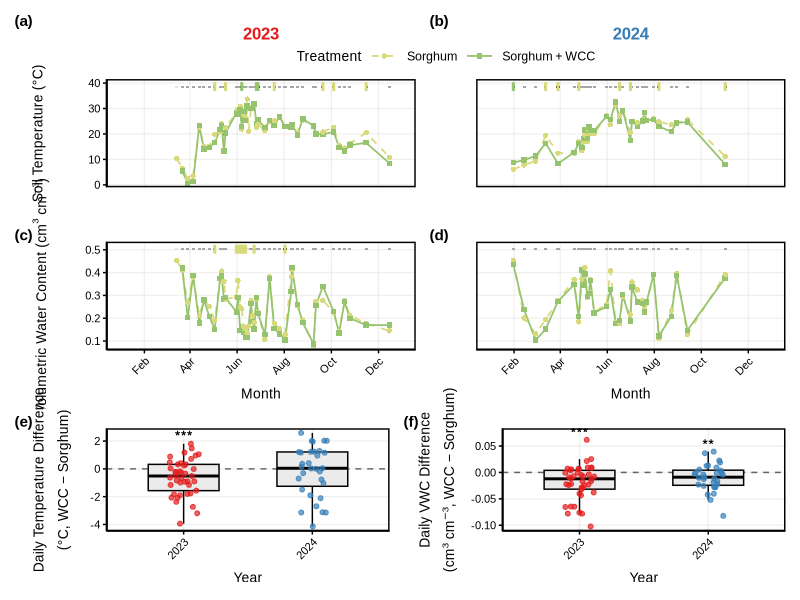
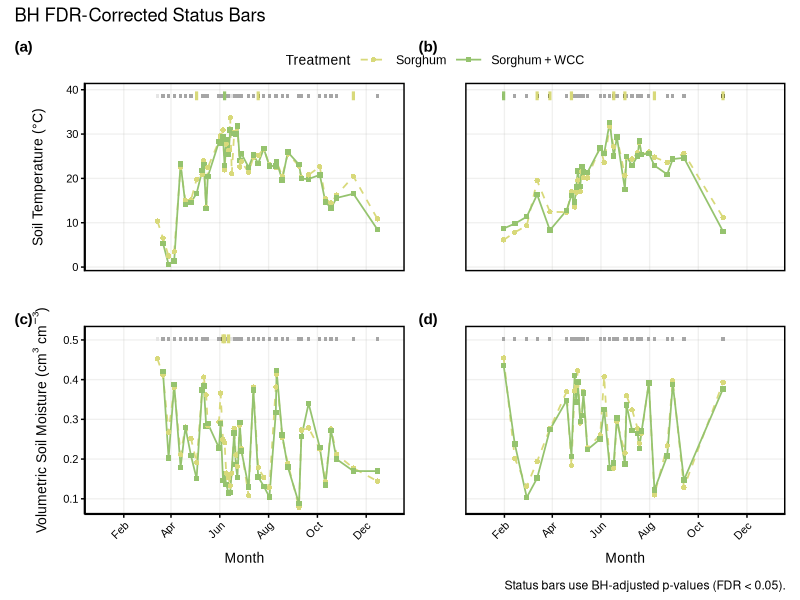
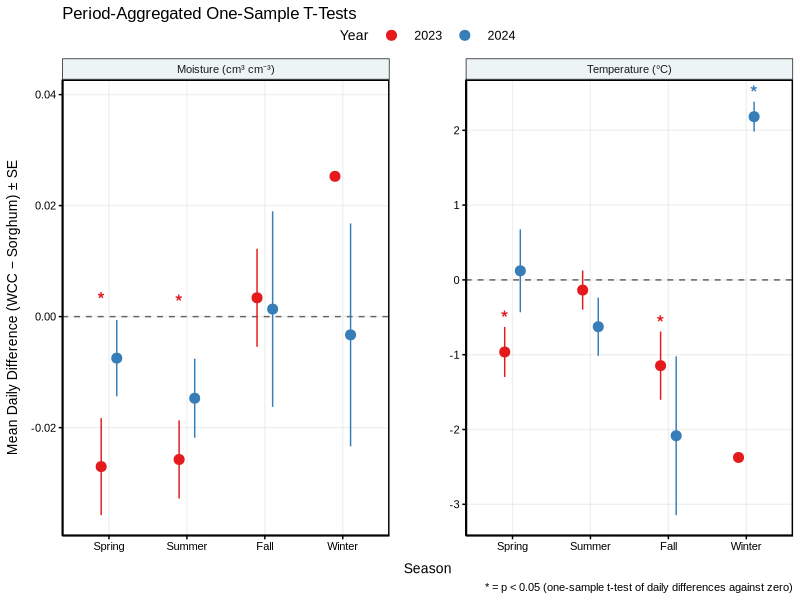
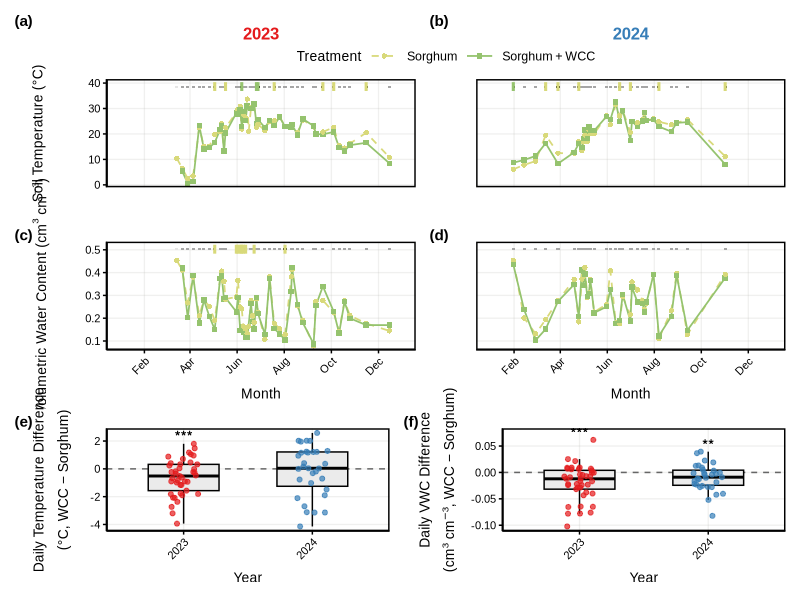

Write the R code that produced these figures, in order.
## ---- chunk 1
#| message: false
#| warning: false

library(tidyverse)
library(patchwork)
library(lubridate)

# ── Publication theme ──────────────────────────────────────────────────────
theme_publication <- function(base_size = 12) {
  theme_minimal(base_size = base_size, base_family = "Arial") +
    theme(
      panel.background   = element_rect(fill = "#ffffffff", color = NA),
      plot.background    = element_rect(fill = "#ffffffff", color = NA),
      strip.background   = element_rect(fill = alpha("#A5CAD2", 0.2)),
      panel.grid.major   = element_line(color = alpha("#B7B5B3", 0.2)),
      panel.grid.minor   = element_blank(),
      panel.spacing      = unit(3, "lines"),
      panel.border       = element_rect(color = "black", fill = NA, linewidth = 1),
      text               = element_text(color = "#000000ff"),
      axis.text          = element_text(color = "#000000ff", size = base_size * 0.8),
      axis.title         = element_text(size = base_size),
      axis.title.x       = element_text(margin = margin(t = 8)),
      axis.title.y       = element_text(margin = margin(r = 8)),
      axis.text.x        = element_text(angle = 45, hjust = 1, vjust = 1),
      axis.line          = element_line(color = "black", linewidth = 0.5),
      axis.ticks         = element_line(color = "black", linewidth = 0.5),
      legend.position    = "top",
      legend.justification = "center",
      legend.direction   = "horizontal",
      legend.box         = "horizontal",
      legend.margin      = margin(b = 1, unit = "pt"),
      legend.box.margin  = margin(b = 1, unit = "pt"),
      legend.text        = element_text(size = base_size * 0.9),
      legend.title       = element_text(size = base_size),
      legend.key.width   = unit(0.8, "cm"),
      legend.key.height  = unit(0.3, "cm")
    )
}

treatment_colors <- c(
  "Sorghum" = "#D8D97AFF",
  "Sorghum + WCC" = "#95C36EFF"
)
## ---- chunk 2
flux_data <- read_csv("data/cleaned_flux_data.csv", show_col_types = FALSE) |>
  mutate(date = as.Date(date), year = year(date))

raw_soil <- flux_data |>
  filter(treatment %in% c("Sorghum", "Sorghum + Rye")) |>
  mutate(
    Treatment = if_else(treatment == "Sorghum + Rye", "Sorghum + WCC", treatment),
    Treatment = factor(Treatment, levels = c("Sorghum", "Sorghum + WCC"))
  )
## ---- chunk 3
# Daily treatment means for time-series and difference panels
moist_temp <- raw_soil |>
  summarise(
    mean_soil_moisture = mean(swc_2_mean, na.rm = TRUE),
    mean_soil_temp     = mean(ts_2_mean, na.rm = TRUE),
    .by = c(Treatment, year, date)
  )

daily_diff <- moist_temp |>
  mutate(trt_key = if_else(Treatment == "Sorghum + WCC", "WCC", "Sorghum")) |>
  select(year, date, trt_key, mean_soil_temp, mean_soil_moisture) |>
  pivot_wider(names_from = trt_key, values_from = c(mean_soil_temp, mean_soil_moisture)) |>
  mutate(
    temp_diff  = mean_soil_temp_WCC  - mean_soil_temp_Sorghum,
    moist_diff = mean_soil_moisture_WCC - mean_soil_moisture_Sorghum
  )
## ---- chunk 4
# Per-date significance bars (t-test, p < 0.05)
build_status_bars <- function(df, value_col) {
  df |>
    summarise(
      n_sorghum    = sum(Treatment == "Sorghum" & !is.na(.data[[value_col]])),
      n_wcc        = sum(Treatment == "Sorghum + WCC" & !is.na(.data[[value_col]])),
      mean_sorghum = mean(.data[[value_col]][Treatment == "Sorghum"], na.rm = TRUE),
      mean_wcc     = mean(.data[[value_col]][Treatment == "Sorghum + WCC"], na.rm = TRUE),
      p_value = {
        s <- .data[[value_col]][Treatment == "Sorghum"]   |> na.omit()
        w <- .data[[value_col]][Treatment == "Sorghum + WCC"] |> na.omit()
        if (length(s) >= 2 && length(w) >= 2)
          tryCatch(t.test(s, w)$p.value, error = \(e) NA_real_)
        else NA_real_
      },
      .by = c(year, date)
    ) |>
    mutate(
      has_testable = n_sorghum >= 2 & n_wcc >= 2,
      significant  = has_testable & !is.na(p_value) & p_value < 0.05,
      status = case_when(
        significant  ~ "Significant",
        has_testable ~ "No difference",
        TRUE         ~ "No data"
      ),
      greater = case_when(
        significant & mean_wcc > mean_sorghum  ~ "Sorghum + WCC",
        significant & mean_sorghum >= mean_wcc ~ "Sorghum",
        TRUE ~ NA_character_
      ),
      x    = date - 2,
      xend = date + 2
    )
}

temp_status  <- build_status_bars(raw_soil, "ts_2_mean")
moist_status <- build_status_bars(raw_soil, "swc_2_mean")

status_fill <- c(
  "Significant"   = "black",
  "No difference" = "grey65",
  "No data"       = "grey90"
)
## ---- chunk 5
# One-sample t-test of daily differences against zero
one_sample_vs_zero <- function(x) {
  x <- x[is.finite(x)]
  if (length(x) < 2) return(NA_real_)
  tryCatch(t.test(x, mu = 0)$p.value, error = \(e) NA_real_)
}

# Helper to convert p-value to asterisk notation for 1-tail test
p_to_stars <- function(p) {
  case_when(
    is.na(p)   ~ NA_character_,
    p < 0.01   ~ "***",
    p < 0.05   ~ "**",
    p < 0.10   ~ "*",
    TRUE       ~ NA_character_
  )
}

temp_diff_stats <- daily_diff |>
  summarise(
    n          = sum(!is.na(temp_diff)),
    mean_diff  = mean(temp_diff, na.rm = TRUE),
    p_value    = one_sample_vs_zero(temp_diff),
    significant = !is.na(p_value) & p_value < 0.10,
    letter     = p_to_stars(p_value),
    .by = year
  )

moist_diff_stats <- daily_diff |>
  summarise(
    n          = sum(!is.na(moist_diff)),
    mean_diff  = mean(moist_diff, na.rm = TRUE),
    p_value    = one_sample_vs_zero(moist_diff),
    significant = !is.na(p_value) & p_value < 0.10,
    letter     = p_to_stars(p_value),
    .by = year
  )
## ---- chunk 6
#| fig-width: 10
#| fig-height: 10
#| fig-dpi: 300

# ── Global axis limits ────────────────────────────────────────────────────
global_moisture_limits <- range(moist_temp$mean_soil_moisture, na.rm = TRUE)
global_moisture_limits[2] <- global_moisture_limits[2] * 1.14

global_temp_limits <- range(moist_temp$mean_soil_temp, na.rm = TRUE)
global_temp_limits[2] <- max(40, global_temp_limits[2] * 1.08)

moisture_breaks <- pretty(global_moisture_limits, n = 5)
temp_breaks     <- pretty(global_temp_limits, n = 5)

# Status-bar vertical positions
temp_bar_y    <- global_temp_limits[2] - diff(global_temp_limits) * 0.035
temp_bar_half <- diff(global_temp_limits) * 0.01
moist_bar_y    <- global_moisture_limits[2] - diff(global_moisture_limits) * 0.035
moist_bar_half <- diff(global_moisture_limits) * 0.01

# ── Helper: time-series panel ─────────────────────────────────────────────
make_ts_panel <- function(data, status_df, y_var, y_limits, y_breaks,
                          bar_y, bar_half, y_lab, tag_label,
                          hide_x = FALSE, hide_y_left = FALSE) {
  year_val <- unique(data$year)
  x_lims   <- as.Date(paste0(year_val, c("-01-01", "-12-31")))

  p <- ggplot(data, aes(x = date, y = .data[[y_var]],
                         color = Treatment, linetype = Treatment, shape = Treatment)) +
    geom_line(linewidth = 0.6) +
    geom_point(size = 1.5) +
    # Status bar background
    geom_rect(
      data = filter(status_df, year == year_val),
      aes(xmin = x, xmax = xend,
          ymin = bar_y - bar_half, ymax = bar_y + bar_half,
          fill = status),
      inherit.aes = FALSE, show.legend = FALSE
    ) +
    # Colored overlay on significant dates
    geom_segment(
      data = filter(status_df, year == year_val, significant),
      aes(x = x, xend = xend, y = bar_y, yend = bar_y, color = greater),
      linewidth = 3, inherit.aes = FALSE, show.legend = FALSE
    ) +
    scale_fill_manual(values = status_fill) +
    scale_color_manual(values = treatment_colors) +
    scale_linetype_manual(values = c("Sorghum" = "dashed", "Sorghum + WCC" = "solid")) +
    scale_shape_manual(values = c("Sorghum" = 16, "Sorghum + WCC" = 15)) +
    scale_x_date(date_breaks = "2 months", date_labels = "%b", limits = x_lims) +
    scale_y_continuous(limits = y_limits, breaks = y_breaks,
                       expand = expansion(mult = c(0.04, 0.04))) +
    labs(x = if (hide_x) "" else "Month", y = y_lab, tag = tag_label) +
    theme_publication(base_size = 10) +
    theme(plot.tag = element_text(face = "bold", size = 11),
          plot.tag.position = "topleft")

  if (hide_x) {
    p <- p + theme(axis.text.x = element_blank(),
                   axis.ticks.x = element_blank(),
                   axis.line.x = element_blank())
  }
  if (hide_y_left) {
    p <- p + theme(axis.text.y = element_blank(),
                   axis.ticks.y = element_blank(),
                   axis.line.y = element_blank()) +
      labs(y = "")
  }
  p + theme(legend.position = "none")
}

# ── Panels (a–d): time series ─────────────────────────────────────────────
moist_temp_2023 <- filter(moist_temp, year == 2023)
moist_temp_2024 <- filter(moist_temp, year == 2024)

p_a <- make_ts_panel(moist_temp_2023, temp_status,  "mean_soil_temp",
                     global_temp_limits, temp_breaks,
                     temp_bar_y, temp_bar_half,
                     "Soil Temperature (\u00B0C)", "(a)",
                     hide_x = TRUE) +
  labs(title = "2023") +
  theme(plot.title = element_text(hjust = 0.5, face = "bold", size = 12,
                                   color = "#E41A1C"))

p_b <- make_ts_panel(moist_temp_2024, temp_status,  "mean_soil_temp",
                     global_temp_limits, temp_breaks,
                     temp_bar_y, temp_bar_half,
                     "", "(b)",
                     hide_x = TRUE, hide_y_left = TRUE) +
  labs(title = "2024") +
  theme(plot.title = element_text(hjust = 0.5, face = "bold", size = 12,
                                   color = "#377EB8"))

p_c <- make_ts_panel(moist_temp_2023, moist_status, "mean_soil_moisture",
                     global_moisture_limits, moisture_breaks,
                     moist_bar_y, moist_bar_half,
                     expression("Volumetric Water Content " * "(cm"^3 * " cm"^{-3} * ")"),
                     "(c)")

p_d <- make_ts_panel(moist_temp_2024, moist_status, "mean_soil_moisture",
                     global_moisture_limits, moisture_breaks,
                     moist_bar_y, moist_bar_half,
                     "", "(d)",
                     hide_y_left = TRUE)

# ── Helper: difference boxplot ─────────────────────────────────────────────
make_diff_panel <- function(diff_col, diff_stats, y_lab, tag_label) {
  span <- diff(range(daily_diff[[diff_col]], na.rm = TRUE))
  if (!is.finite(span) || span == 0) span <- 1

  anno <- daily_diff |>
    summarise(y = max(.data[[diff_col]], na.rm = TRUE), .by = year) |>
    left_join(diff_stats, by = "year") |>
    filter(significant) |>
    mutate(y = y + span * 0.08)

  ggplot(daily_diff, aes(x = factor(year), y = .data[[diff_col]])) +
    geom_hline(yintercept = 0, linetype = "dashed", color = "gray40") +
    geom_boxplot(width = 0.55, outlier.shape = NA, fill = "grey92", color = "black") +
    geom_jitter(aes(color = factor(year)), width = 0.12, alpha = 0.7,
                size = 1.4, show.legend = FALSE) +
    geom_text(data = anno, aes(x = factor(year), y = y, label = letter),
              inherit.aes = FALSE, fontface = "bold", size = 3.8) +
    scale_color_manual(values = c("2023" = "#E41A1C", "2024" = "#377EB8")) +
    labs(x = "Year", y = y_lab, tag = tag_label) +
    theme_publication(base_size = 10) +
    theme(plot.tag = element_text(face = "bold", size = 11),
          plot.tag.position = "topleft")
}

# ── Panels (e–f): difference boxplots ─────────────────────────────────────
p_e <- make_diff_panel("temp_diff",  temp_diff_stats,
                       expression(atop("Daily Temperature Difference", "(\u00B0C, WCC \u2212 Sorghum)")),
                       "(e)")

p_f <- make_diff_panel("moist_diff", moist_diff_stats,
                       expression(atop("Daily VWC Difference", "(cm"^3 * " cm"^{-3} * ", WCC \u2212 Sorghum)")),
                       "(f)")

# ── Assemble ───────────────────────────────────────────────────────────────
figure2 <- (p_a | p_b) / (p_c | p_d) / (p_e | p_f) +
  plot_layout(guides = "collect", heights = c(1, 1, 0.95)) &
  theme(legend.position = "top") &
  guides(
    color    = guide_legend(nrow = 1, byrow = TRUE),
    linetype = guide_legend(nrow = 1, byrow = TRUE),
    shape    = guide_legend(nrow = 1, byrow = TRUE)
  )

#figure2 <- figure2 +
#  plot_annotation(
#    caption = "Status bars above time-series panels: black = significant treatment difference; gray = no difference; light gray = no data.\nColored overlays indicate which treatment had the greater daily mean on significant dates."
#  )

figure2

ggsave(filename = "figure_2_microclimate.png", plot = figure2, width = 174, height = 234, units = "mm", dpi = 600, device = "png" )
## ---- chunk 7
#| echo: false
cat("Temperature difference stats:\n")
temp_diff_stats
cat("\nMoisture difference stats:\n")
moist_diff_stats
## ---- chunk 8
#| message: false
#| warning: false

# ── Apply BH correction to temperature status bars ──────────────────────
temp_status_fdr <- temp_status |>
  group_by(year) |>
  mutate(
    p_adj = p.adjust(p_value, method = "BH"),
    significant_fdr = has_testable & !is.na(p_adj) & p_adj < 0.05,
    status_fdr = case_when(
      significant_fdr  ~ "Significant",
      has_testable     ~ "No difference",
      TRUE             ~ "No data"
    ),
    greater_fdr = case_when(
      significant_fdr & mean_wcc > mean_sorghum  ~ "Sorghum + WCC",
      significant_fdr & mean_sorghum >= mean_wcc ~ "Sorghum",
      TRUE ~ NA_character_
    )
  ) |>
  ungroup()

# ── Apply BH correction to moisture status bars ─────────────────────────
moist_status_fdr <- moist_status |>
  group_by(year) |>
  mutate(
    p_adj = p.adjust(p_value, method = "BH"),
    significant_fdr = has_testable & !is.na(p_adj) & p_adj < 0.05,
    status_fdr = case_when(
      significant_fdr  ~ "Significant",
      has_testable     ~ "No difference",
      TRUE             ~ "No data"
    ),
    greater_fdr = case_when(
      significant_fdr & mean_wcc > mean_sorghum  ~ "Sorghum + WCC",
      significant_fdr & mean_sorghum >= mean_wcc ~ "Sorghum",
      TRUE ~ NA_character_
    )
  ) |>
  ungroup()

# ── Comparison: uncorrected vs FDR-corrected significant dates ───────────
fdr_comparison <- bind_rows(
  temp_status |>
    group_by(year) |>
    summarise(n_sig_uncorrected = sum(significant, na.rm = TRUE), .groups = "drop") |>
    left_join(
      temp_status_fdr |>
        group_by(year) |>
        summarise(n_sig_FDR = sum(significant_fdr, na.rm = TRUE), .groups = "drop"),
      by = "year"
    ) |>
    mutate(variable = "Temperature"),
  moist_status |>
    group_by(year) |>
    summarise(n_sig_uncorrected = sum(significant, na.rm = TRUE), .groups = "drop") |>
    left_join(
      moist_status_fdr |>
        group_by(year) |>
        summarise(n_sig_FDR = sum(significant_fdr, na.rm = TRUE), .groups = "drop"),
      by = "year"
    ) |>
    mutate(variable = "Moisture")
) |>
  select(year, variable, n_sig_uncorrected, n_sig_FDR)

cat("Comparison of significant dates: uncorrected vs BH FDR-corrected\n")
knitr::kable(fdr_comparison, align = "c")
## ---- chunk 9
#| message: false
#| warning: false
#| fig-width: 10
#| fig-height: 7
#| fig-dpi: 300

# ── Helper for FDR-corrected time-series panels ─────────────────────────
make_ts_panel_fdr <- function(data, status_fdr_df, y_var, y_limits, y_breaks,
                              bar_y, bar_half, y_lab, tag_label,
                              hide_x = FALSE, hide_y_left = FALSE) {
  year_val <- unique(data$year)
  x_lims   <- as.Date(paste0(year_val, c("-01-01", "-12-31")))

  p <- ggplot(data, aes(x = date, y = .data[[y_var]],
                         color = Treatment, linetype = Treatment, shape = Treatment)) +
    geom_line(linewidth = 0.6) +
    geom_point(size = 1.5) +
    # FDR-corrected status bar background
    geom_rect(
      data = filter(status_fdr_df, year == year_val),
      aes(xmin = x, xmax = xend,
          ymin = bar_y - bar_half, ymax = bar_y + bar_half,
          fill = status_fdr),
      inherit.aes = FALSE, show.legend = FALSE
    ) +
    # Colored overlay on FDR-significant dates
    geom_segment(
      data = filter(status_fdr_df, year == year_val, significant_fdr),
      aes(x = x, xend = xend, y = bar_y, yend = bar_y, color = greater_fdr),
      linewidth = 3, inherit.aes = FALSE, show.legend = FALSE
    ) +
    scale_fill_manual(values = status_fill) +
    scale_color_manual(values = treatment_colors) +
    scale_linetype_manual(values = c("Sorghum" = "dashed", "Sorghum + WCC" = "solid")) +
    scale_shape_manual(values = c("Sorghum" = 16, "Sorghum + WCC" = 15)) +
    scale_x_date(date_breaks = "2 months", date_labels = "%b", limits = x_lims) +
    scale_y_continuous(limits = y_limits, breaks = y_breaks,
                       expand = expansion(mult = c(0.04, 0.04))) +
    labs(x = if (hide_x) "" else "Month", y = y_lab, tag = tag_label) +
    theme_publication(base_size = 10) +
    theme(plot.tag = element_text(face = "bold", size = 11),
          plot.tag.position = "topleft")

  if (hide_x) {
    p <- p + theme(axis.text.x = element_blank(),
                   axis.ticks.x = element_blank(),
                   axis.line.x = element_blank())
  }
  if (hide_y_left) {
    p <- p + theme(axis.text.y = element_blank(),
                   axis.ticks.y = element_blank(),
                   axis.line.y = element_blank()) +
      labs(y = "")
  }
  p + theme(legend.position = "none")
}

# ── FDR-corrected panels (a-d) ──────────────────────────────────────────
p_a_fdr <- make_ts_panel_fdr(moist_temp_2023, temp_status_fdr, "mean_soil_temp",
                              global_temp_limits, temp_breaks,
                              temp_bar_y, temp_bar_half,
                              "Soil Temperature (\u00B0C)", "(a)",
                              hide_x = TRUE)

p_b_fdr <- make_ts_panel_fdr(moist_temp_2024, temp_status_fdr, "mean_soil_temp",
                              global_temp_limits, temp_breaks,
                              temp_bar_y, temp_bar_half,
                              "", "(b)",
                              hide_x = TRUE, hide_y_left = TRUE)

p_c_fdr <- make_ts_panel_fdr(moist_temp_2023, moist_status_fdr, "mean_soil_moisture",
                              global_moisture_limits, moisture_breaks,
                              moist_bar_y, moist_bar_half,
                              expression("Volumetric Soil Moisture (cm"^3 * " cm"^-3 * ")"),
                              "(c)")

p_d_fdr <- make_ts_panel_fdr(moist_temp_2024, moist_status_fdr, "mean_soil_moisture",
                              global_moisture_limits, moisture_breaks,
                              moist_bar_y, moist_bar_half,
                              "", "(d)",
                              hide_y_left = TRUE)

figure2_fdr <- (p_a_fdr | p_b_fdr) / (p_c_fdr | p_d_fdr) +
  plot_layout(guides = "collect") &
  theme(legend.position = "top") &
  guides(
    color    = guide_legend(nrow = 1, byrow = TRUE),
    linetype = guide_legend(nrow = 1, byrow = TRUE),
    shape    = guide_legend(nrow = 1, byrow = TRUE)
  )

figure2_fdr <- figure2_fdr +
  plot_annotation(
    title   = "BH FDR-Corrected Status Bars",
    caption = "Status bars use BH-adjusted p-values (FDR < 0.05)."
  )

figure2_fdr
## ---- chunk 10
#| message: false
#| warning: false
#| fig-width: 10
#| fig-height: 6
#| fig-dpi: 300

# ── Assign seasons ───────────────────────────────────────────────────────
daily_diff_season <- daily_diff |>
  mutate(
    month = month(date),
    season = case_when(
      month %in% 3:5   ~ "Spring",
      month %in% 6:8   ~ "Summer",
      month %in% 9:11  ~ "Fall",
      month %in% c(12, 1, 2) ~ "Winter"
    ),
    season = factor(season, levels = c("Spring", "Summer", "Fall", "Winter"))
  )

# ── One-sample t-tests by year x season for temperature ──────────────────
seasonal_temp_tests <- daily_diff_season |>
  group_by(year, season) |>
  summarise(
    n         = sum(!is.finite(temp_diff) == FALSE),
    mean_diff = mean(temp_diff, na.rm = TRUE),
    se_diff   = sd(temp_diff, na.rm = TRUE) / sqrt(n()),
    p_value   = if (sum(is.finite(temp_diff)) >= 2)
                  tryCatch(t.test(temp_diff[is.finite(temp_diff)], mu = 0)$p.value,
                           error = \(e) NA_real_)
                else NA_real_,
    .groups = "drop"
  ) |>
  mutate(
    significant = !is.na(p_value) & p_value < 0.05,
    sig_label   = if_else(significant, "*", ""),
    variable    = "Temperature (\u00B0C)"
  )

# ── One-sample t-tests by year x season for moisture ─────────────────────
seasonal_moist_tests <- daily_diff_season |>
  group_by(year, season) |>
  summarise(
    n         = sum(!is.finite(moist_diff) == FALSE),
    mean_diff = mean(moist_diff, na.rm = TRUE),
    se_diff   = sd(moist_diff, na.rm = TRUE) / sqrt(n()),
    p_value   = if (sum(is.finite(moist_diff)) >= 2)
                  tryCatch(t.test(moist_diff[is.finite(moist_diff)], mu = 0)$p.value,
                           error = \(e) NA_real_)
                else NA_real_,
    .groups = "drop"
  ) |>
  mutate(
    significant = !is.na(p_value) & p_value < 0.05,
    sig_label   = if_else(significant, "*", ""),
    variable    = "Moisture (cm\u00B3 cm\u207B\u00B3)"
  )

# ── Combined table ───────────────────────────────────────────────────────
seasonal_all <- bind_rows(seasonal_temp_tests, seasonal_moist_tests)

cat("Seasonal one-sample t-test results (daily diff vs 0):\n")
knitr::kable(
  seasonal_all |> select(year, season, variable, n, mean_diff, se_diff, p_value, sig_label),
  digits = 4, align = "c"
)

# ── Point plot with error bars ───────────────────────────────────────────
p_seasonal <- ggplot(seasonal_all,
                     aes(x = season, y = mean_diff, color = factor(year))) +
  geom_hline(yintercept = 0, linetype = "dashed", color = "gray40") +
  geom_pointrange(aes(ymin = mean_diff - se_diff, ymax = mean_diff + se_diff),
                  position = position_dodge(width = 0.4), size = 0.6) +
  geom_text(aes(label = sig_label, y = mean_diff + se_diff + 0.02),
            position = position_dodge(width = 0.4), size = 5, show.legend = FALSE,
            fontface = "bold", vjust = 0) +
  facet_wrap(~ variable, scales = "free_y", ncol = 2) +
  scale_color_manual(values = c("2023" = "#E41A1C", "2024" = "#377EB8"), name = "Year") +
  labs(
    x = "Season",
    y = "Mean Daily Difference (WCC \u2212 Sorghum) \u00B1 SE",
    title = "Period-Aggregated One-Sample T-Tests",
    caption = "* = p < 0.05 (one-sample t-test of daily differences against zero)"
  ) +
  theme_publication(base_size = 10) +
  theme(axis.text.x = element_text(angle = 0, hjust = 0.5))

p_seasonal
## ---- chunk 11
#| message: false
#| warning: false

library(lme4)
library(emmeans)

# Ensure year is a factor for mixed model fitting
raw_soil <- raw_soil |>
  mutate(year_fct = factor(year))

# ── Temperature model ────────────────────────────────────────────────────
lmm_temp <- lmer(ts_2_mean ~ Treatment * year_fct + (1 | plot),
                 data = raw_soil)

cat("===== Temperature Mixed Model Summary =====\n")
print(summary(lmm_temp))

cat("\n===== Temperature ANOVA (Type III) =====\n")
anova_temp <- anova(lmm_temp)
print(anova_temp)

cat("\n===== Temperature EMMs: Treatment Pairwise Comparisons =====\n")
emm_temp <- emmeans(lmm_temp, pairwise ~ Treatment)
print(emm_temp)

cat("\n===== Temperature EMMs: Treatment x Year =====\n")
emm_temp_yr <- emmeans(lmm_temp, pairwise ~ Treatment | year_fct)
print(emm_temp_yr)

# ── Moisture model ───────────────────────────────────────────────────────
lmm_moist <- lmer(swc_2_mean ~ Treatment * year_fct + (1 | plot),
                  data = raw_soil)

cat("\n===== Moisture Mixed Model Summary =====\n")
print(summary(lmm_moist))

cat("\n===== Moisture ANOVA (Type III) =====\n")
anova_moist <- anova(lmm_moist)
print(anova_moist)

cat("\n===== Moisture EMMs: Treatment Pairwise Comparisons =====\n")
emm_moist <- emmeans(lmm_moist, pairwise ~ Treatment)
print(emm_moist)

cat("\n===== Moisture EMMs: Treatment x Year =====\n")
emm_moist_yr <- emmeans(lmm_moist, pairwise ~ Treatment | year_fct)
print(emm_moist_yr)
## ---- chunk 12
#| message: false
#| warning: false

# ── Gather results from each approach ────────────────────────────────────

# Approach A: uncorrected per-date significant counts
a_temp <- sum(temp_status$significant, na.rm = TRUE)
a_moist <- sum(moist_status$significant, na.rm = TRUE)

# Approach B: FDR-corrected per-date significant counts
b_temp <- sum(temp_status_fdr$significant_fdr, na.rm = TRUE)
b_moist <- sum(moist_status_fdr$significant_fdr, na.rm = TRUE)

# Approach C: number of significant seasons
c_temp <- sum(seasonal_temp_tests$significant, na.rm = TRUE)
c_moist <- sum(seasonal_moist_tests$significant, na.rm = TRUE)

# Approach D: Treatment p-values from ANOVA
# lmerTest provides "Pr(>F)"; without it the column may be "Pr(>Chisq)" or absent
extract_p <- function(anova_tbl, term = "Treatment") {
  tryCatch({
    row <- anova_tbl[term, ]
    p_col <- intersect(c("Pr(>F)", "Pr(>Chisq)"), names(row))
    if (length(p_col) > 0) row[[p_col[1]]] else NA_real_
  }, error = function(e) NA_real_)
}
d_temp_p <- extract_p(anova_temp)
if (is.null(d_temp_p) || length(d_temp_p) == 0) d_temp_p <- NA_real_
d_moist_p <- extract_p(anova_moist)
if (is.null(d_moist_p) || length(d_moist_p) == 0) d_moist_p <- NA_real_

comparison_table <- tibble::tibble(
  Approach = c(
    "A: Per-date t-tests (uncorrected)",
    "B: Per-date t-tests (BH FDR)",
    "C: Seasonal aggregated t-tests",
    "D: Linear mixed model"
  ),
  Temperature = c(
    paste0(a_temp, " significant dates"),
    paste0(b_temp, " significant dates"),
    paste0(c_temp, " significant seasons (of ", nrow(seasonal_temp_tests), ")"),
    paste0("Treatment p = ", formatC(d_temp_p, format = "g", digits = 4))
  ),
  Moisture = c(
    paste0(a_moist, " significant dates"),
    paste0(b_moist, " significant dates"),
    paste0(c_moist, " significant seasons (of ", nrow(seasonal_moist_tests), ")"),
    paste0("Treatment p = ", formatC(d_moist_p, format = "g", digits = 4))
  )
)

cat("===== Statistical Comparison Across Approaches =====\n\n")
knitr::kable(comparison_table, align = "lll")
